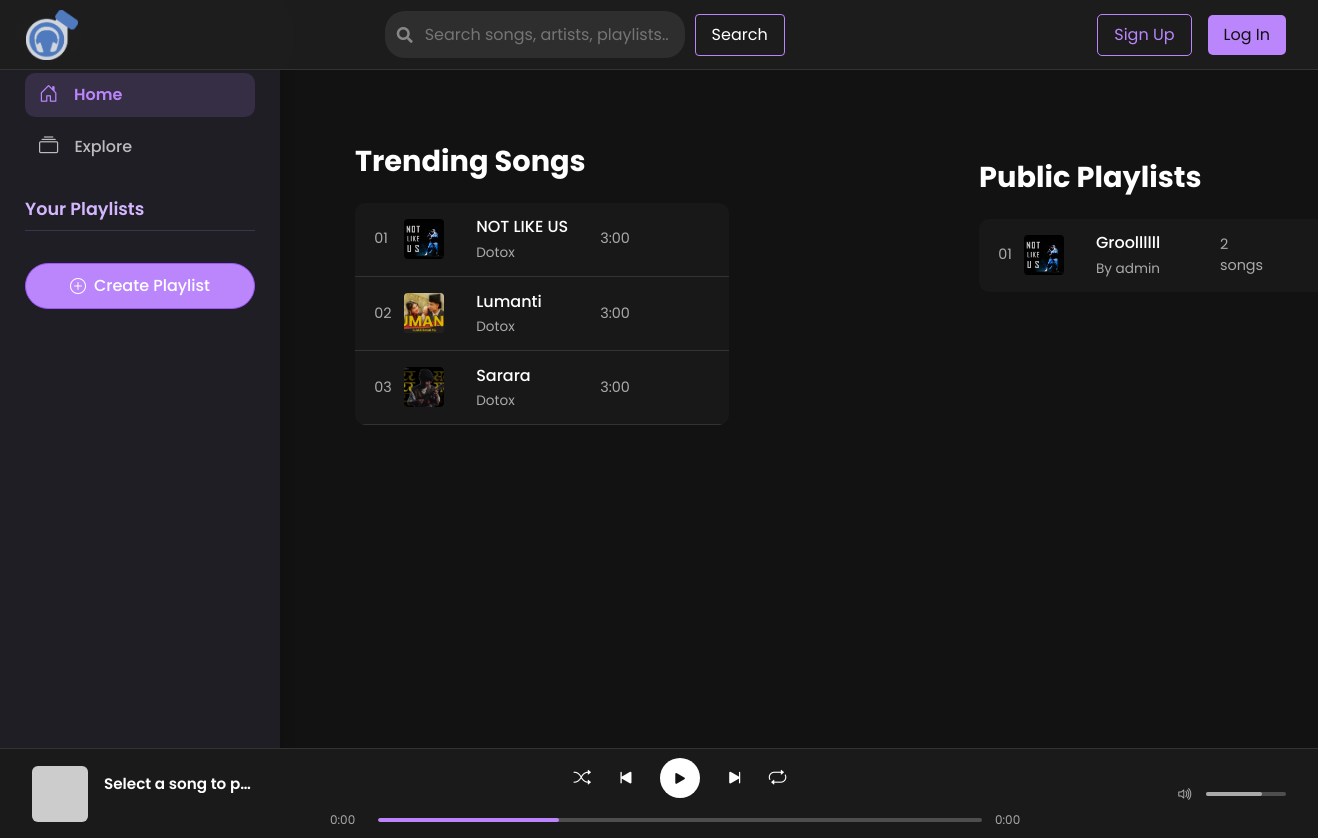
Before: / with the older database file.
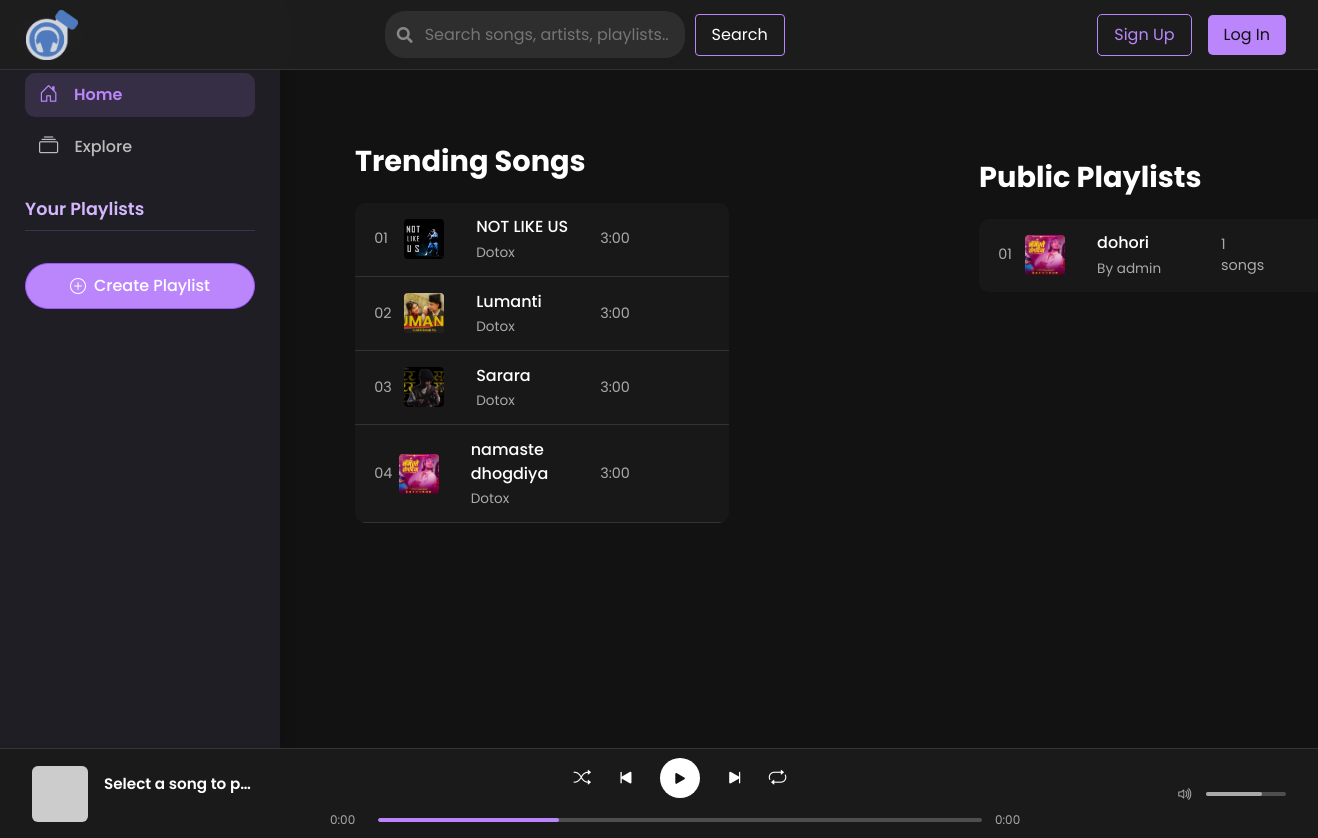
After: the same page with the newer database file.
### users/models.py (models this page shows, shortened)
class Song(models.Model):
    title = models.CharField(max_length=200)
    artist = models.ForeignKey(ArtistProfile, on_delete=models.CASCADE, related_name='songs')
    album = models.ForeignKey(Album, on_delete=models.SET_NULL, null=True, blank=True, related_name='songs')
    audio_file = models.FileField(
        upload_to='songs/',
        validators=[FileExtensionValidator(allowed_extensions=['mp3', 'wav', 'ogg', 'm4a'])],
    )
    cover_image = models.ImageField(upload_to='song_covers/', blank=True, null=True)
    duration = models.DurationField(blank=True, null=True)
    release_date = models.DateField(auto_now_add=True)
    genres = models.ManyToManyField(Genre, blank=True)
    lyrics = models.TextField(blank=True)
    is_explicit = models.BooleanField(default=False)
    is_public = models.BooleanField(default=True)

class ArtistProfile(models.Model):
    user_profile = models.OneToOneField(UserProfile, on_delete=models.CASCADE, related_name='artist_profile')
    profile_picture = models.ImageField(upload_to='profile_pics/', blank=True, null=True)
    artist_name = models.CharField(max_length=100)
    genre = models.CharField(max_length=50)
    verification_date = models.DateField(auto_now_add=True)
    bio = models.TextField(blank=True)
    is_verified = models.BooleanField(default=False)

class Playlist(models.Model):
    user = models.ForeignKey(User, on_delete=models.CASCADE, related_name='playlists')
    name = models.CharField(max_length=255)
    songs = models.ManyToManyField(Song, blank=True)
    is_public = models.BooleanField(default=False)
    created_at = models.DateTimeField(auto_now_add=True)

### users/views.py (the view)
# urls.py: path('', home, name='users-home'),
def home(request):
    songs = Song.objects.filter(is_public=True).select_related('artist')
    user_favorite_ids = []
    if request.user.is_authenticated:
        user_favorite_ids = Favorite.objects.filter(user=request.user).values_list('song_id', flat=True)
    public_playlists = Playlist.objects.filter(is_public=True).select_related('user')
    return render(request, 'users/home.html', {
        'songs': songs,
        'user_favorite_ids': user_favorite_ids,
        'public_playlists': public_playlists,
    })

### users/context_processors.py (called while the page is built, shortened)
def user_type(request):
    context = {}
    return context

### users/templates/users/home.html (shortened to what the changed rows need)
{% extends "users/base.html" %}
{% load static %}
{% block content %}
<link href="https://cdn.jsdelivr.net/npm/bootstrap@5.3.2/dist/css/bootstrap.min.css" rel="stylesheet">
<link rel="stylesheet" href="https://cdn.jsdelivr.net/npm/bootstrap-icons@1.11.1/font/bootstrap-icons.css">
<link rel="stylesheet" href="{% static 'css/home.css' %}">
<body>
  <div class="content-wrapper">
    <section class="songs-section">
      <h2 class="section-title">Trending Songs</h2>
      <div class="song-list">
        {% for song in songs %}
          <div class="song-item"
               data-song-id="{{ song.id }}"
               data-audio-url="{{ song.audio_file.url }}"
               data-title="{{ song.title }}"
               data-artist="{{ song.artist.artist_name }}"
               data-cover="{% if song.cover_image %}{{ song.cover_image.url }}{% else %}https://via.placeholder.com/56{% endif %}"
               data-duration="{% if song.duration %}{{ song.duration }}{% else %}3:00{% endif %}">
            <div class="song-number">{{ forloop.counter|stringformat:"02d" }}</div>
            <div class="song-info">
              <div class="song-thumbnail">
                {% if song.cover_image %}
                  <img src="{{ song.cover_image.url }}" alt="{{ song.title }}">
                {% else %}
                  <img src="https://via.placeholder.com/40" alt="Song thumbnail">
                {% endif %}
              </div>
              <div class="song-title-artist">
                <div class="song-title">{{ song.title }}</div>
                <div class="song-artist">{{ song.artist.artist_name }}</div>
              </div>
            </div>
            <div class="song-duration">{% if song.duration %}{{ song.duration }}{% else %}3:00{% endif %}</div>
          </div>
        {% endfor %}
      </div>
    </section>
    <section class="songs-section mt-5">
      <h2 class="section-title">Public Playlists</h2>
      <div class="song-list">
        {% for playlist in public_playlists %}
          <div class="song-item"
               data-playlist-id="{{ playlist.id }}"
               data-playlist-name="{{ playlist.name }}"
               data-playlist-owner="{{ playlist.user.username }}"
               data-playlist-song-count="{{ playlist.songs.count }}">
            <div class="song-number">{{ forloop.counter|stringformat:"02d" }}</div>
            <div class="song-info">
              <div class="song-thumbnail">
                {% if playlist.songs.first and playlist.songs.first.cover_image %}
                  <img src="{{ playlist.songs.first.cover_image.url }}" alt="{{ playlist.name }}">
                {% else %}
                  <img src="https://via.placeholder.com/40" alt="Playlist thumbnail">
                {% endif %}
              </div>
              <div class="song-title-artist">
                <div class="song-title">{{ playlist.name }}</div>
                <div class="song-artist">By {{ playlist.user.username }}</div>
              </div>
            </div>
            <div class="song-duration">{{ playlist.songs.count }} songs</div>
          </div>
        {% empty %}
          <div class="text-muted">No public playlists available.</div>
        {% endfor %}
      </div>
    </section>
  </div>
</body>
{% endblock content %}

Changed rows visible on the page:
removed Playlist: songs.first.cover_image (picture), name "Groollllll", user.username "admin", songs.count "2"
added Song: cover_image (picture), title "namaste dhogdiya", artist.artist_name "Dotox", shows "3:00"
added Playlist: songs.first.cover_image (picture), name "dohori", user.username "admin", songs.count "1"
